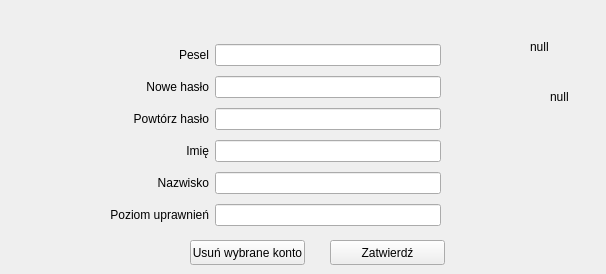
       <widget class="QWidget" name="page_6_edit_adm_sel">
        <widget class="QPushButton" name="pushButton_edit_adm_submit">
         <property name="geometry">
          <rect>
           <x>330</x>
           <y>240</y>
           <width>115</width>
           <height>25</height>
          </rect>
         </property>
         <property name="text">
          <string>Zatwierdź</string>
         </property>
        </widget>
        <widget class="QLabel" name="label_index_adm_editet">
         <property name="geometry">
          <rect>
           <x>530</x>
           <y>40</y>
           <width>47</width>
           <height>13</height>
          </rect>
         </property>
         <property name="text">
          <string>null</string>
         </property>
        </widget>
        <widget class="QLabel" name="label_pesel_adm_editing">
         <property name="geometry">
          <rect>
           <x>550</x>
           <y>90</y>
           <width>47</width>
           <height>13</height>
          </rect>
         </property>
         <property name="text">
          <string>null</string>
         </property>
        </widget>
        <widget class="QPushButton" name="pushButton_delete_adm">
         <property name="geometry">
          <rect>
           <x>190</x>
           <y>240</y>
           <width>115</width>
           <height>25</height>
          </rect>
         </property>
         <property name="text">
          <string>Usuń wybrane konto</string>
         </property>
        </widget>
        <widget class="QWidget" name="layoutWidget">
         <property name="geometry">
          <rect>
           <x>110</x>
           <y>40</y>
           <width>331</width>
           <height>191</height>
          </rect>
         </property>
         <layout class="QGridLayout" name="gridLayout_6">
          <item row="0" column="0">
           <widget class="QLabel" name="label_2">
            <property name="text">
             <string>Pesel</string>
            </property>
            <property name="alignment">
             <set>Qt::AlignRight|Qt::AlignTrailing|Qt::AlignVCenter</set>
            </property>
           </widget>
          </item>
          <item row="0" column="1">
           <widget class="QLineEdit" name="lineEdit_edit_adm_log"/>
          </item>
          <item row="1" column="0">
           <widget class="QLabel" name="label_3">
            <property name="text">
             <string>Nowe hasło</string>
            </property>
            <property name="alignment">
             <set>Qt::AlignRight|Qt::AlignTrailing|Qt::AlignVCenter</set>
            </property>
           </widget>
          </item>
          <item row="1" column="1">
           <widget class="QLineEdit" name="lineEdit_edit_adm_newpw"/>
          </item>
          <item row="2" column="0">
           <widget class="QLabel" name="label_4">
            <property name="text">
             <string>Powtórz hasło</string>
            </property>
            <property name="alignment">
             <set>Qt::AlignRight|Qt::AlignTrailing|Qt::AlignVCenter</set>
            </property>
           </widget>
          </item>
          <item row="2" column="1">
           <widget class="QLineEdit" name="lineEdit_edit_adm_newpw2"/>
          </item>
          <item row="3" column="0">
           <widget class="QLabel" name="label_5">
            <property name="text">
             <string>Imię</string>
            </property>
            <property name="alignment">
             <set>Qt::AlignRight|Qt::AlignTrailing|Qt::AlignVCenter</set>
            </property>
           </widget>
          </item>
          <item row="3" column="1">
           <widget class="QLineEdit" name="lineEdit_edit_adm_name"/>
          </item>
          <item row="4" column="0">
           <widget class="QLabel" name="label_6">
            <property name="text">
             <string>Nazwisko</string>
            </property>
            <property name="alignment">
             <set>Qt::AlignRight|Qt::AlignTrailing|Qt::AlignVCenter</set>
            </property>
           </widget>
          </item>
          <item row="4" column="1">
           <widget class="QLineEdit" name="lineEdit_edit_adm_name2"/>
          </item>
          <item row="5" column="0">
           <widget class="QLabel" name="label_7">
            <property name="text">
             <string>Poziom uprawnień</string>
            </property>
            <property name="alignment">
             <set>Qt::AlignRight|Qt::AlignTrailing|Qt::AlignVCenter</set>
            </property>
           </widget>
          </item>
          <item row="5" column="1">
           <widget class="QLineEdit" name="lineEdit_edit_adm_privile"/>
          </item>
         </layout>
        </widget>
       </widget>
